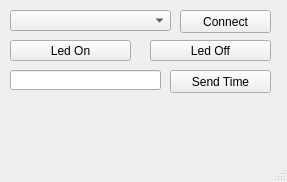
<?xml version="1.0" encoding="UTF-8"?>
<ui version="4.0">
 <class>MainWindow</class>
 <widget class="QMainWindow" name="MainWindow">
  <property name="geometry">
   <rect>
    <x>0</x>
    <y>0</y>
    <width>287</width>
    <height>182</height>
   </rect>
  </property>
  <property name="windowTitle">
   <string>Form</string>
  </property>
  <widget class="QWidget" name="centralwidget">
   <widget class="QComboBox" name="selectComPortComboBox">
    <property name="geometry">
     <rect>
      <x>10</x>
      <y>10</y>
      <width>161</width>
      <height>21</height>
     </rect>
    </property>
    <property name="currentText">
     <string/>
    </property>
   </widget>
   <widget class="QPushButton" name="ComConnectButton">
    <property name="geometry">
     <rect>
      <x>180</x>
      <y>10</y>
      <width>91</width>
      <height>23</height>
     </rect>
    </property>
    <property name="text">
     <string>Connect</string>
    </property>
   </widget>
   <widget class="QPushButton" name="ledButtonOn">
    <property name="geometry">
     <rect>
      <x>10</x>
      <y>40</y>
      <width>121</width>
      <height>21</height>
     </rect>
    </property>
    <property name="text">
     <string>Led On</string>
    </property>
   </widget>
   <widget class="QPushButton" name="ledButtonOff">
    <property name="geometry">
     <rect>
      <x>150</x>
      <y>40</y>
      <width>121</width>
      <height>21</height>
     </rect>
    </property>
    <property name="text">
     <string>Led Off</string>
    </property>
   </widget>
   <widget class="QPushButton" name="sendTimeButton">
    <property name="geometry">
     <rect>
      <x>170</x>
      <y>70</y>
      <width>101</width>
      <height>23</height>
     </rect>
    </property>
    <property name="text">
     <string>Send Time</string>
    </property>
   </widget>
   <widget class="QLineEdit" name="msInput">
    <property name="geometry">
     <rect>
      <x>10</x>
      <y>70</y>
      <width>151</width>
      <height>20</height>
     </rect>
    </property>
    <property name="inputMethodHints">
     <set>Qt::ImhDigitsOnly</set>
    </property>
    <property name="maxLength">
     <number>10</number>
    </property>
   </widget>
   <widget class="QLabel" name="ledStatusTextLabel">
    <property name="geometry">
     <rect>
      <x>10</x>
      <y>110</y>
      <width>131</width>
      <height>21</height>
     </rect>
    </property>
    <property name="focusPolicy">
     <enum>Qt::NoFocus</enum>
    </property>
    <property name="toolTipDuration">
     <number>0</number>
    </property>
    <property name="text">
     <string/>
    </property>
   </widget>
   <widget class="QLabel" name="timerStatusTextLabel">
    <property name="geometry">
     <rect>
      <x>156</x>
      <y>110</y>
      <width>111</width>
      <height>21</height>
     </rect>
    </property>
    <property name="text">
     <string/>
    </property>
   </widget>
  </widget>
  <widget class="QMenuBar" name="menubar">
   <property name="geometry">
    <rect>
     <x>0</x>
     <y>0</y>
     <width>287</width>
     <height>21</height>
    </rect>
   </property>
  </widget>
  <widget class="QStatusBar" name="statusbar"/>
 </widget>
 <resources/>
 <connections/>
</ui>
